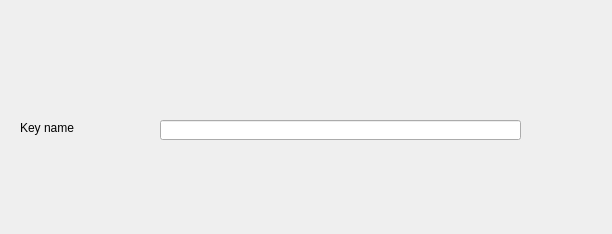
<?xml version="1.0" encoding="UTF-8"?>
<ui version="4.0">
 <class>Form</class>
 <widget class="QWidget" name="Form">
  <property name="geometry">
   <rect>
    <x>0</x>
    <y>0</y>
    <width>612</width>
    <height>234</height>
   </rect>
  </property>
  <property name="windowTitle">
   <string>Form</string>
  </property>
  <widget class="QLineEdit" name="KeyName">
   <property name="geometry">
    <rect>
     <x>160</x>
     <y>120</y>
     <width>361</width>
     <height>20</height>
    </rect>
   </property>
  </widget>
  <widget class="QLabel" name="label_2">
   <property name="geometry">
    <rect>
     <x>20</x>
     <y>120</y>
     <width>141</width>
     <height>16</height>
    </rect>
   </property>
   <property name="text">
    <string>Key name</string>
   </property>
  </widget>
 </widget>
 <resources/>
 <connections/>
</ui>
